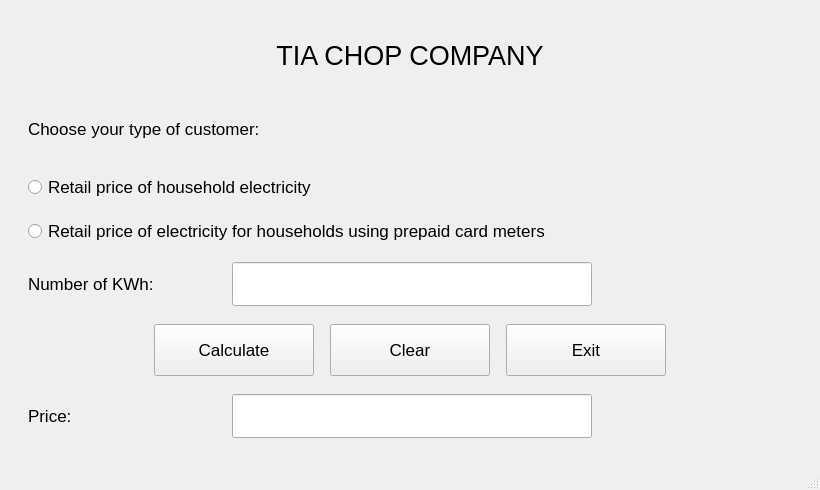
<?xml version='1.0' encoding='UTF-8'?>
<ui version="4.0">
 <class>MainWindow</class>
 <widget class="QMainWindow" name="MainWindow">
  <property name="windowTitle">
   <string>MainWindow</string>
  </property>
  <widget class="QWidget" name="centralwidget">
   <layout class="QVBoxLayout" name="verticalLayout">
    <item>
     <widget class="QLabel" name="label">
      <property name="font">
       <font>
        <pointsize>20</pointsize>
       </font>
      </property>
      <property name="layoutDirection">
       <enum>Qt::LeftToRight</enum>
      </property>
      <property name="text">
       <string>TIA CHOP COMPANY</string>
      </property>
      <property name="alignment">
       <set>Qt::AlignCenter</set>
      </property>
     </widget>
    </item>
    <item>
     <widget class="QLabel" name="label_2">
      <property name="text">
       <string>Choose your type of customer:</string>
      </property>
      <property name="font">
       <font>
        <pointsize>13</pointsize>
       </font>
      </property>
     </widget>
    </item>
    <item>
     <layout class="QVBoxLayout" name="verticalLayout_2">
      <item>
       <widget class="QRadioButton" name="Household">
        <property name="text">
         <string>Retail price of household electricity</string>
        </property>
        <property name="font">
         <font>
          <pointsize>13</pointsize>
         </font>
        </property>
       </widget>
      </item>
      <item>
       <widget class="QRadioButton" name="prepaidcard">
        <property name="text">
         <string>Retail price of electricity for households using prepaid card meters</string>
        </property>
        <property name="font">
         <font>
          <pointsize>13</pointsize>
         </font>
        </property>
       </widget>
      </item>
      <item>
       <layout class="QHBoxLayout" name="horizontalLayout">
        <item>
         <widget class="QLabel" name="label_3">
          <property name="text">
           <string>Number of KWh:</string>
          </property>
          <property name="font">
           <font>
            <pointsize>13</pointsize>
           </font>
          </property>
          <property name="minimumSize">
           <size>
            <width>190</width>
            <height>0</height>
           </size>
          </property>
          <property name="maximumSize">
           <size>
            <width>190</width>
            <height>16777215</height>
           </size>
          </property>
         </widget>
        </item>
        <item>
         <widget class="QLineEdit" name="KWh">
          <property name="font">
           <font>
            <pointsize>15</pointsize>
           </font>
          </property>
          <property name="minimumSize">
           <size>
            <width>360</width>
            <height>44</height>
           </size>
          </property>
          <property name="maximumSize">
           <size>
            <width>360</width>
            <height>44</height>
           </size>
          </property>
         </widget>
        </item>
        <property name="spacing">
         <number>14</number>
        </property>
        <item>
         <spacer name="horizontalLayout_end">
          <property name="orientation">
           <enum>Qt::Horizontal</enum>
          </property>
          <property name="sizeHint" stdset="0">
           <size>
            <width>20</width>
            <height>20</height>
           </size>
          </property>
         </spacer>
        </item>
       </layout>
      </item>
     </layout>
    </item>
    <item>
     <layout class="QHBoxLayout" name="horizontalLayout_2">
      <item>
       <spacer name="buttons_start">
        <property name="orientation">
         <enum>Qt::Horizontal</enum>
        </property>
        <property name="sizeHint" stdset="0">
         <size>
          <width>20</width>
          <height>20</height>
         </size>
        </property>
       </spacer>
      </item>
      <item>
       <widget class="QPushButton" name="Calculate">
        <property name="text">
         <string>Calculate</string>
        </property>
        <property name="icon">
         <iconset>
          <normaloff>../img/process.png</normaloff>../img/process.png</iconset>
        </property>
        <property name="shortcut">
         <string>A</string>
        </property>
        <property name="minimumSize">
         <size>
          <width>160</width>
          <height>52</height>
         </size>
        </property>
        <property name="maximumSize">
         <size>
          <width>160</width>
          <height>52</height>
         </size>
        </property>
        <property name="iconSize">
         <size>
          <width>28</width>
          <height>28</height>
         </size>
        </property>
        <property name="font">
         <font>
          <pointsize>13</pointsize>
         </font>
        </property>
       </widget>
      </item>
      <item>
       <widget class="QPushButton" name="Clear">
        <property name="text">
         <string>Clear</string>
        </property>
        <property name="icon">
         <iconset>
          <normaloff>../img/calculator.png</normaloff>../img/calculator.png</iconset>
        </property>
        <property name="shortcut">
         <string>C</string>
        </property>
        <property name="minimumSize">
         <size>
          <width>160</width>
          <height>52</height>
         </size>
        </property>
        <property name="maximumSize">
         <size>
          <width>160</width>
          <height>52</height>
         </size>
        </property>
        <property name="iconSize">
         <size>
          <width>28</width>
          <height>28</height>
         </size>
        </property>
        <property name="font">
         <font>
          <pointsize>13</pointsize>
         </font>
        </property>
       </widget>
      </item>
      <item>
       <widget class="QPushButton" name="Exit">
        <property name="text">
         <string>Exit</string>
        </property>
        <property name="icon">
         <iconset>
          <normaloff>../img/exit.png</normaloff>../img/exit.png</iconset>
        </property>
        <property name="shortcut">
         <string>E</string>
        </property>
        <property name="minimumSize">
         <size>
          <width>160</width>
          <height>52</height>
         </size>
        </property>
        <property name="maximumSize">
         <size>
          <width>160</width>
          <height>52</height>
         </size>
        </property>
        <property name="iconSize">
         <size>
          <width>28</width>
          <height>28</height>
         </size>
        </property>
        <property name="font">
         <font>
          <pointsize>13</pointsize>
         </font>
        </property>
       </widget>
      </item>
      <property name="spacing">
       <number>16</number>
      </property>
      <item>
       <spacer name="buttons_end">
        <property name="orientation">
         <enum>Qt::Horizontal</enum>
        </property>
        <property name="sizeHint" stdset="0">
         <size>
          <width>20</width>
          <height>20</height>
         </size>
        </property>
       </spacer>
      </item>
     </layout>
    </item>
    <item>
     <layout class="QHBoxLayout" name="horizontalLayout_3">
      <item>
       <widget class="QLabel" name="label_4">
        <property name="text">
         <string>Price:</string>
        </property>
        <property name="font">
         <font>
          <pointsize>13</pointsize>
         </font>
        </property>
        <property name="minimumSize">
         <size>
          <width>190</width>
          <height>0</height>
         </size>
        </property>
        <property name="maximumSize">
         <size>
          <width>190</width>
          <height>16777215</height>
         </size>
        </property>
       </widget>
      </item>
      <item>
       <widget class="QLineEdit" name="Price">
        <property name="font">
         <font>
          <pointsize>15</pointsize>
         </font>
        </property>
        <property name="minimumSize">
         <size>
          <width>360</width>
          <height>44</height>
         </size>
        </property>
        <property name="maximumSize">
         <size>
          <width>360</width>
          <height>44</height>
         </size>
        </property>
       </widget>
      </item>
      <property name="spacing">
       <number>14</number>
      </property>
      <item>
       <spacer name="horizontalLayout_3_end">
        <property name="orientation">
         <enum>Qt::Horizontal</enum>
        </property>
        <property name="sizeHint" stdset="0">
         <size>
          <width>20</width>
          <height>20</height>
         </size>
        </property>
       </spacer>
      </item>
     </layout>
    </item>
    <property name="leftMargin">
     <number>28</number>
    </property>
    <property name="topMargin">
     <number>28</number>
    </property>
    <property name="rightMargin">
     <number>28</number>
    </property>
    <property name="bottomMargin">
     <number>28</number>
    </property>
    <property name="spacing">
     <number>18</number>
    </property>
   </layout>
  </widget>
  <widget class="QMenuBar" name="menubar">
   <property name="geometry">
    <rect>
     <x>0</x>
     <y>0</y>
     <width>800</width>
     <height>26</height>
    </rect>
   </property>
  </widget>
  <widget class="QStatusBar" name="statusbar" />
  <property name="font">
   <font>
    <family>Segoe UI</family>
    <pointsize>12</pointsize>
   </font>
  </property>
  <property name="geometry">
   <rect>
    <x>0</x>
    <y>0</y>
    <width>820</width>
    <height>490</height>
   </rect>
  </property>
 </widget>
 <resources />
 <connections>
  <connection>
   <sender>Clear</sender>
   <signal>clicked()</signal>
   <receiver>KWh</receiver>
   <slot>clear()</slot>
   <hints>
    <hint type="sourcelabel">
     <x>395</x>
     <y>363</y>
    </hint>
    <hint type="destinationlabel">
     <x>492</x>
     <y>297</y>
    </hint>
   </hints>
  </connection>
  <connection>
   <sender>Clear</sender>
   <signal>clicked()</signal>
   <receiver>Price</receiver>
   <slot>clear()</slot>
   <hints>
    <hint type="sourcelabel">
     <x>395</x>
     <y>363</y>
    </hint>
    <hint type="destinationlabel">
     <x>430</x>
     <y>446</y>
    </hint>
   </hints>
  </connection>
 </connections>
</ui>
